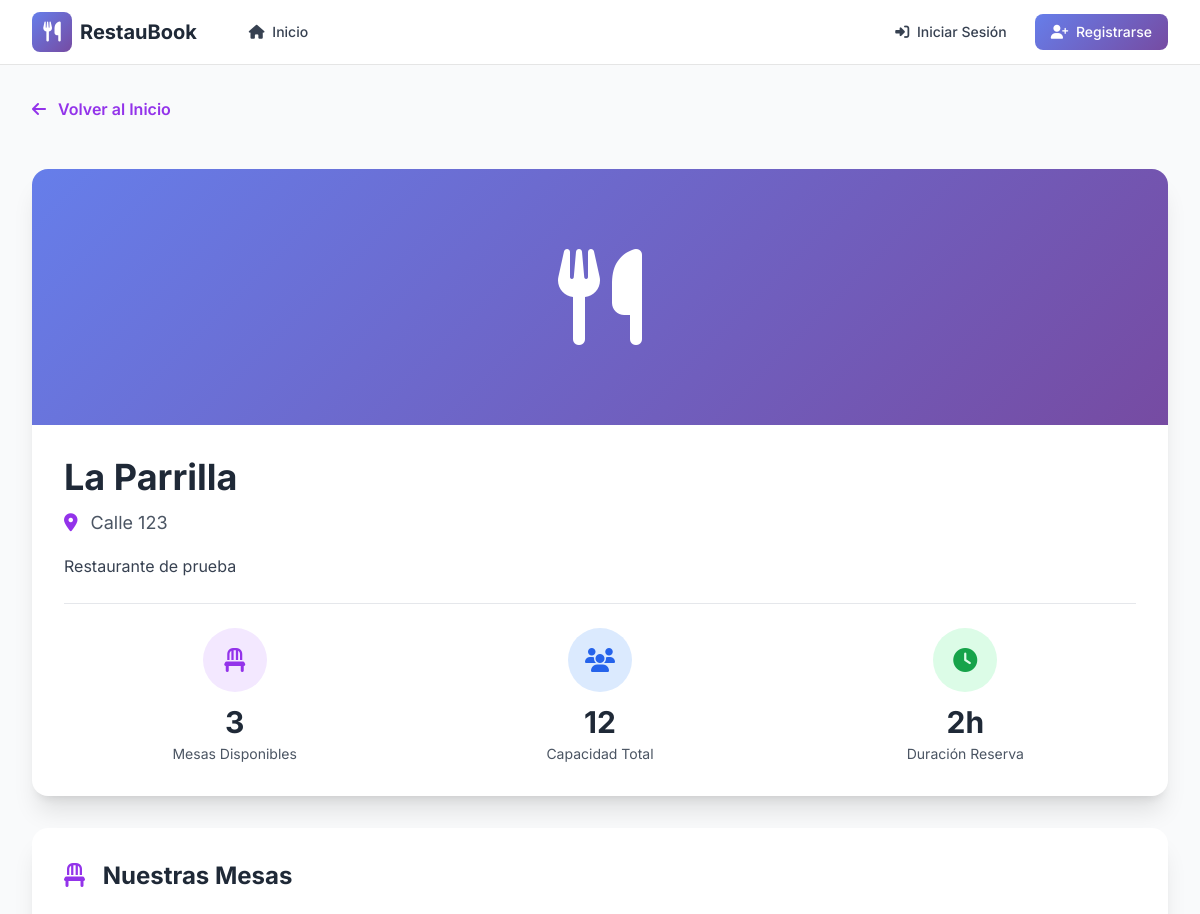
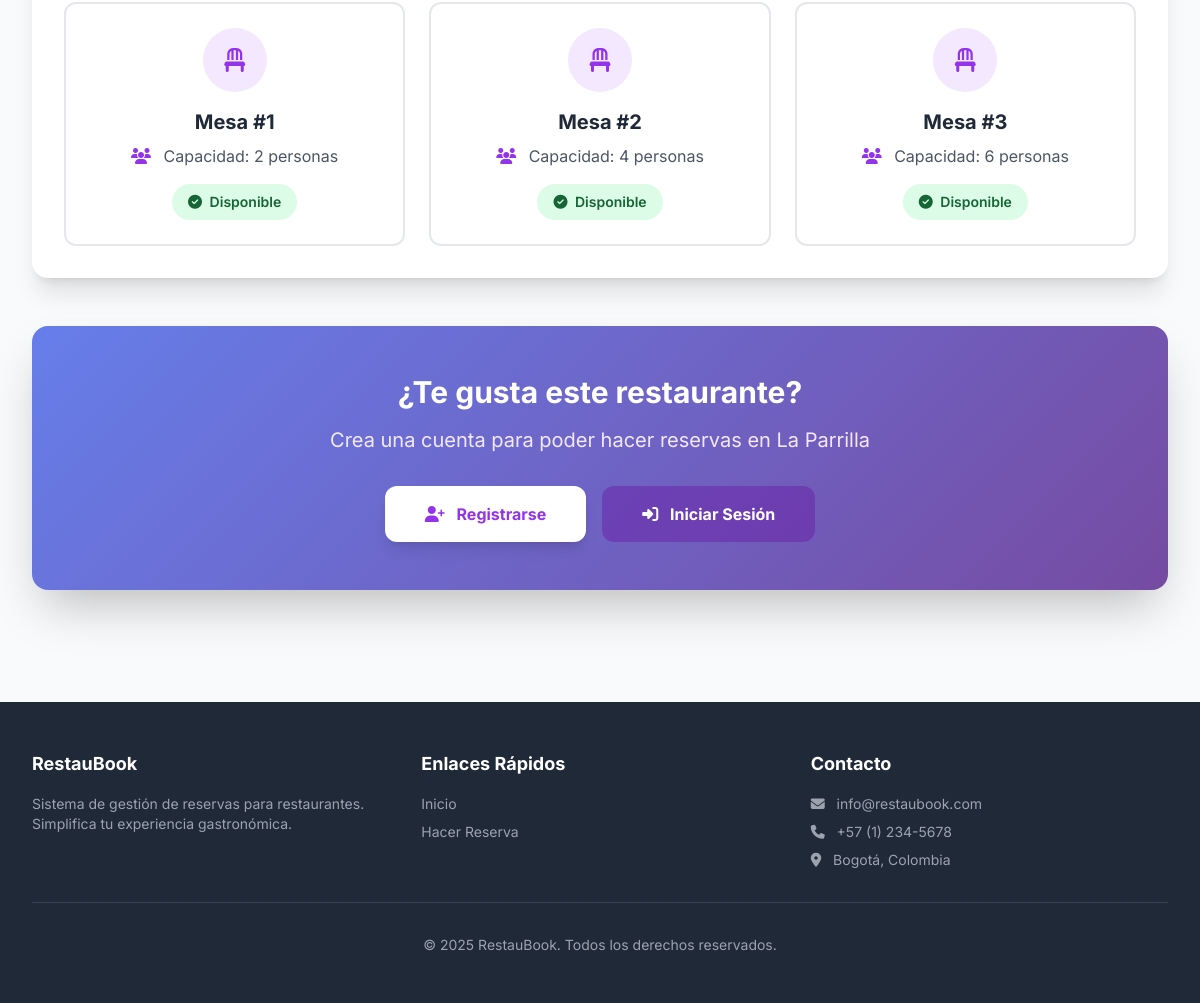
Page /restaurante/1 on the committed database (2 pictures, top to bottom).
### models.py (models this page shows, shortened)
class Restaurant(db.Model):
    __tablename__ = 'restaurants'
    id = db.Column(db.Integer, primary_key=True)
    nombre = db.Column(db.String(120), nullable=False)
    direccion = db.Column(db.String(200))
    descripcion = db.Column(db.Text)
    tables = db.relationship('Table', backref='restaurant', cascade='all, delete-orphan')

class Table(db.Model):
    __tablename__ = 'tables'
    id = db.Column(db.Integer, primary_key=True)
    numero = db.Column(db.Integer, nullable=False)
    capacidad = db.Column(db.Integer, nullable=False)
    restaurant_id = db.Column(db.Integer, db.ForeignKey('restaurants.id'), nullable=False)

### app.py (the view)
@app.route('/restaurante/<int:id>')
def detalle_restaurante(id):
    restaurante = Restaurant.query.get_or_404(id)
    mesas = Table.query.filter_by(restaurant_id=id).all()
    return render_template('detalle_restaurante.html', restaurante=restaurante, mesas=mesas)

### templates/detalle_restaurante.html (shortened to what this page needs)
{% extends "base.html" %}
{% block content %}
<div class="animate-fade-in">
    <div class="mb-8">
        <a href="/" class="text-purple-600 hover:text-purple-800 font-semibold mb-4 inline-block transition">
            <i class="fas fa-arrow-left mr-2"></i>
            Volver al Inicio
        </a>
    </div>
    <div class="bg-white rounded-2xl shadow-xl overflow-hidden mb-8">
        <div class="h-64 gradient-bg flex items-center justify-center">
            <i class="fas fa-utensils text-white text-8xl"></i>
        </div>
        <div class="p-8">
            <div class="flex items-start justify-between mb-6">
                <div class="flex-1">
                    <h1 class="text-4xl font-bold text-gray-800 mb-3">{{ restaurante.nombre }}</h1>
                    <p class="text-lg text-gray-600 mb-4">
                        <i class="fas fa-map-marker-alt text-purple-600 mr-2"></i>
                        {{ restaurante.direccion or 'Dirección no disponible' }}
                    </p>
                    {% if restaurante.descripcion %}
                    <div class="prose max-w-none">
                        <p class="text-gray-700 leading-relaxed">{{ restaurante.descripcion }}</p>
                    </div>
                    {% endif %}
                </div>
            </div>
            <div class="grid grid-cols-1 md:grid-cols-3 gap-6 pt-6 border-t border-gray-200">
                <div class="text-center">
                    <div class="w-16 h-16 bg-purple-100 rounded-full flex items-center justify-center mx-auto mb-3">
                        <i class="fas fa-chair text-purple-600 text-2xl"></i>
                    </div>
                    <p class="text-3xl font-bold text-gray-800 mb-1">{{ mesas|length }}</p>
                    <p class="text-sm text-gray-600">Mesas Disponibles</p>
                </div>
                <div class="text-center">
                    <div class="w-16 h-16 bg-blue-100 rounded-full flex items-center justify-center mx-auto mb-3">
                        <i class="fas fa-users text-blue-600 text-2xl"></i>
                    </div>
                    <p class="text-3xl font-bold text-gray-800 mb-1">
                        {% set capacidad_total = mesas|sum(attribute='capacidad') %}
                        {{ capacidad_total }}
                    </p>
                    <p class="text-sm text-gray-600">Capacidad Total</p>
                </div>
                <div class="text-center">
                    <div class="w-16 h-16 bg-green-100 rounded-full flex items-center justify-center mx-auto mb-3">
                        <i class="fas fa-clock text-green-600 text-2xl"></i>
                    </div>
                    <p class="text-3xl font-bold text-gray-800 mb-1">2h</p>
                    <p class="text-sm text-gray-600">Duración Reserva</p>
                </div>
            </div>
        </div>
    </div>
    <div class="bg-white rounded-2xl shadow-xl p-8">
        <h2 class="text-2xl font-bold text-gray-800 mb-6">
            <i class="fas fa-chair text-purple-600 mr-3"></i>
            Nuestras Mesas
        </h2>
        {% if mesas %}
        <div class="grid grid-cols-1 md:grid-cols-2 lg:grid-cols-3 gap-6">
            {% for mesa in mesas %}
            <div class="border-2 border-gray-200 rounded-xl p-6 text-center hover:border-purple-500 hover:shadow-lg transition">
                <div class="w-16 h-16 bg-purple-100 rounded-full flex items-center justify-center mx-auto mb-4">
                    <i class="fas fa-chair text-purple-600 text-2xl"></i>
                </div>
                <h3 class="text-xl font-bold text-gray-800 mb-2">Mesa #{{ mesa.numero }}</h3>
                <p class="text-gray-600 mb-4">
                    <i class="fas fa-users text-purple-600 mr-2"></i>
                    Capacidad: {{ mesa.capacidad }} personas
                </p>
                <span class="inline-block px-4 py-2 bg-green-100 text-green-800 rounded-full text-sm font-semibold">
                    <i class="fas fa-check-circle mr-1"></i>
                    Disponible
                </span>
            </div>
            {% endfor %}
        </div>
        {% else %}
        <div class="text-center py-12">
            <i class="fas fa-inbox text-gray-300 text-6xl mb-4"></i>
            <h3 class="text-xl font-bold text-gray-700 mb-2">No hay mesas configuradas</h3>
            <p class="text-gray-600">Este restaurante aún no tiene mesas disponibles para reservar</p>
        </div>
        {% endif %}
    </div>
    {% if session.user_id %}
    <div class="mt-12 gradient-bg rounded-2xl shadow-2xl p-12 text-center">
        <h2 class="text-3xl font-bold text-white mb-4">¿Listo para reservar?</h2>
        <p class="text-xl text-purple-100 mb-8 max-w-2xl mx-auto">
            Selecciona tu fecha preferida y asegura tu mesa en {{ restaurante.nombre }}
        </p>
        <a href="/reserve?restaurant_id={{ restaurante.id }}" class="inline-block bg-white text-purple-600 px-10 py-4 rounded-xl font-bold hover:bg-gray-100 transition shadow-lg hover:shadow-xl transform hover:scale-105">
            <i class="fas fa-calendar-plus mr-2"></i>
            Hacer Reserva Ahora
        </a>
    </div>
    {% else %}
    <div class="mt-12 gradient-bg rounded-2xl shadow-2xl p-12 text-center">
        <h2 class="text-3xl font-bold text-white mb-4">¿Te gusta este restaurante?</h2>
        <p class="text-xl text-purple-100 mb-8 max-w-2xl mx-auto">
            Crea una cuenta para poder hacer reservas en {{ restaurante.nombre }}
        </p>
        <div class="flex justify-center gap-4">
            <a href="/register" class="inline-block bg-white text-purple-600 px-10 py-4 rounded-xl font-bold hover:bg-gray-100 transition shadow-lg">
                <i class="fas fa-user-plus mr-2"></i>
                Registrarse
            </a>
            <a href="/login" class="inline-block bg-purple-800 bg-opacity-50 text-white px-10 py-4 rounded-xl font-bold hover:bg-opacity-70 transition">
                <i class="fas fa-sign-in-alt mr-2"></i>
                Iniciar Sesión
            </a>
        </div>
    </div>
    {% endif %}
</div>
{% endblock %}

### templates/base.html (style rules this page uses)
body { font-family: 'Inter', sans-serif; }
.gradient-bg { background: linear-gradient(135deg, #667eea 0%, #764ba2 100%); }
.animate-fade-in { animation: fadeIn 0.5s ease-in; }

### rows in the picture
Restaurant: nombre "La Parrilla", direccion "Calle 123", descripcion "Restaurante de prueba"
Table: numero "1", capacidad "2"
Table: numero "2", capacidad "4"
Table: numero "3", capacidad "6"

### other values in the picture
{{ mesas|length }} "3"
{{ capacidad_total }} "12"
